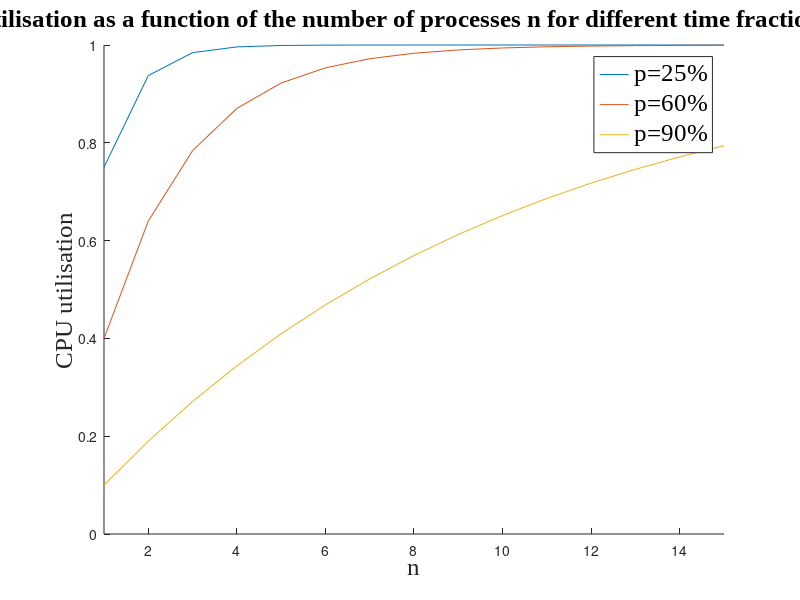

This figure's MATLAB source:
clear; clc;
n = 1:1:15;
p = [0.25 0.6 0.9];
hold on
for i = 1:3
    y = 1-p(i).^n;
    plot(n,y);
end
hold off
axis([1 15 0 1]);
xlabel('n',"FontName","Times New Roman","FontSize",18);
ylabel('CPU utilisation',"FontName","Times New Roman","FontSize",18);
title('CPU utilisation as a function of the number of processes n for different time fraction value p',"FontName","Times New Roman","FontSize",18);
legend('p=25%','p=60%','p=90%',"FontName","Times New Roman","FontSize",18);
